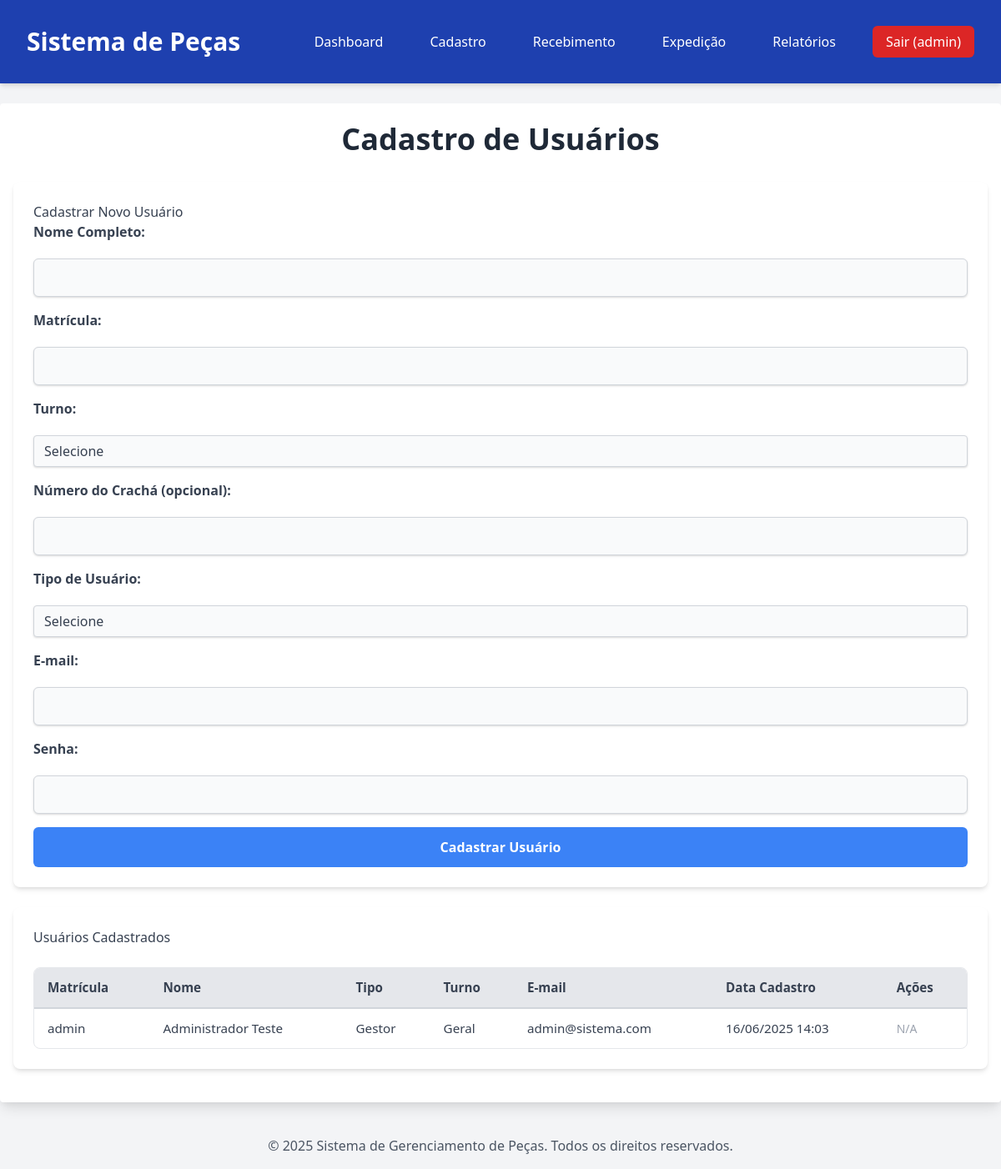
Screenshot of /cadastro/usuarios (signed in) with the database file from the repository.
### modules/auth/models.py (models this page shows, shortened)
class User(db.Model, UserMixin):
    __tablename__ = 'Usuarios' # Define o nome da tabela no BD
    id = db.Column(db.Integer, primary_key=True)
    nome_completo = db.Column(db.String(255), nullable=False)
    matricula = db.Column(db.String(50), unique=True, nullable=False)
    turno = db.Column(db.String(20), nullable=False)
    numero_cracha = db.Column(db.String(50))
    tipo_usuario = db.Column(db.Enum('Gestor', 'LSL', 'DLI', 'PQM'), nullable=False)
    data_cadastro = db.Column(db.DateTime, default=db.func.current_timestamp())
    email = db.Column(db.String(255), unique=True, nullable=False)
    senha_hash = db.Column(db.String(255), nullable=False)

### modules/cadastro/routes.py (the view, shortened to what this page needs)
@cadastro.route('/cadastro/usuarios', methods=['GET', 'POST'])
@login_required
def cadastro_usuarios():
    if not has_permission(current_user, ['Gestor']): # <--- ALTERADO AQUI
        flash('Você não tem permissão para acessar esta página.', 'danger')
        return redirect(url_for('home'))
    users = User.query.all() # Busca todos os usuários para exibir na lista
    return render_template('cadastro/cadastro_usuarios.html', users=users)

### modules/auth/models.py (called while the page is built)
@login_manager.user_loader
def load_user(user_id):
    return User.query.get(int(user_id))

### modules/cadastro/routes.py (called while the page is built)
def has_permission(user, allowed_roles):
    return user.is_authenticated and user.tipo_usuario in allowed_roles

### templates/cadastro/cadastro_usuarios.html (shortened to what this page needs)
{% extends 'base.html' %}
{% block content %}
<div class="page-header">
    <h1>Cadastro de Usuários</h1>
</div>
<div class="section">
    <h2>Cadastrar Novo Usuário</h2>
    <form method="POST">
        <label for="nome_completo">Nome Completo:</label>
        <input type="text" id="nome_completo" name="nome_completo" class="shadow appearance-none border rounded w-full py-2 px-3 text-gray-700 leading-tight focus:outline-none focus:shadow-outline" required>
        <label for="matricula">Matrícula:</label>
        <input type="text" id="matricula" name="matricula" class="shadow appearance-none border rounded w-full py-2 px-3 text-gray-700 leading-tight focus:outline-none focus:shadow-outline" required>
        <label for="turno">Turno:</label>
        <select id="turno" name="turno" class="shadow appearance-none border rounded w-full py-2 px-3 text-gray-700 leading-tight focus:outline-none focus:shadow-outline" required>
            <option value="">Selecione</option>
        </select>
        <label for="numero_cracha">Número do Crachá (opcional):</label>
        <input type="text" id="numero_cracha" name="numero_cracha" class="shadow appearance-none border rounded w-full py-2 px-3 text-gray-700 leading-tight focus:outline-none focus:shadow-outline">
        <label for="tipo_usuario">Tipo de Usuário:</label>
        <select id="tipo_usuario" name="tipo_usuario" class="shadow appearance-none border rounded w-full py-2 px-3 text-gray-700 leading-tight focus:outline-none focus:shadow-outline" required>
            <option value="">Selecione</option>
        </select>
        <label for="email">E-mail:</label>
        <input type="email" id="email" name="email" class="shadow appearance-none border rounded w-full py-2 px-3 text-gray-700 leading-tight focus:outline-none focus:shadow-outline" required>
        <label for="senha">Senha:</label>
        <input type="password" id="senha" name="senha" class="shadow appearance-none border rounded w-full py-2 px-3 text-gray-700 leading-tight focus:outline-none focus:shadow-outline" required>
        <button type="submit" class="bg-blue-500 hover:bg-blue-700">Cadastrar Usuário</button>
    </form>
</div>
<div class="section user-list">
    <h2>Usuários Cadastrados</h2>
    <table>
        <thead>
            <tr>
                <th>Matrícula</th>
                <th>Nome</th>
                <th>Tipo</th>
                <th>Turno</th>
                <th>E-mail</th>
                <th>Data Cadastro</th>
                <th>Ações</th>
            </tr>
        </thead>
        <tbody>
            {% for user in users %}
            <tr>
                <td>{{ user.matricula }}</td>
                <td>{{ user.nome_completo }}</td>
                <td>{{ user.tipo_usuario }}</td>
                <td>{{ user.turno }}</td>
                <td>{{ user.email }}</td>
                <td>{{ user.data_cadastro.strftime('%d/%m/%Y %H:%M') }}</td>
                <td>
                    {% if current_user.tipo_usuario == 'Gestor' and user.id != current_user.id %}
                        {% if user.tipo_usuario != 'Gestor' or users|selectattr('tipo_usuario', 'equalto', 'Gestor')|list|length > 1 %}
                            <form action="{{ url_for('cadastro.excluir_usuario', user_id=user.id) }}" method="POST" style="display:inline-block;">
                                <button type="submit" class="btn btn-delete" onclick="return confirm('Tem certeza que deseja excluir o usuário {{ user.nome_completo }} ({{ user.matricula }})?')">Excluir</button>
                            </form>
                        {% else %}
                            <span class="text-gray-400 text-sm" title="Não é possível excluir o último Gestor.">Não Excluir</span>
                        {% endif %}
                    {% else %}
                        <span class="text-gray-400 text-sm">N/A</span>
                    {% endif %}
                </td>
            </tr>
            {% else %}
            <tr>
                <td colspan="7">Nenhum usuário cadastrado ainda.</td>
            </tr>
            {% endfor %}
        </tbody>
    </table>
</div>
{% endblock %}

### templates/base.html (shortened to what this page needs)
<!DOCTYPE html>
<html lang="pt-BR">
<head>
    <link href="https://cdnjs.cloudflare.com/ajax/libs/tailwindcss/2.2.19/tailwind.min.css" rel="stylesheet">
    <link rel="stylesheet" href="{{ url_for('static', filename='css/style.css') }}">
</head>
<body class="bg-gray-100 font-sans leading-normal tracking-normal">
    <header class="bg-blue-800 text-white p-4 shadow-md">
        <div class="container mx-auto flex justify-between items-center">
            <h1 class="text-3xl font-bold">
                <a href="{{ url_for('home') }}" class="text-white no-underline hover:text-blue-200">Sistema de Peças</a>
            </h1>
            <nav>
                <ul class="flex space-x-4 items-center">
                    {% if current_user.is_authenticated %}
                        <li><a href="{{ url_for('home') }}" class="hover:bg-blue-700">Dashboard</a></li>
                        {% if current_user.tipo_usuario in ['Gestor', 'LSL'] %}
                        <li class="relative group">
                            <a href="#" class="hover:bg-blue-700">Cadastro</a>
                        </li>
                        {% endif %}
                        <li><a href="{{ url_for('recebimento.recebimento_pecas') }}" class="hover:bg-blue-700">Recebimento</a></li>
                        <li><a href="{{ url_for('expedicao.expedicao_pecas') }}" class="hover:bg-blue-700">Expedição</a></li>
                        <li><a href="{{ url_for('relatorios.relatorios_geral') }}" class="hover:bg-blue-700">Relatórios</a></li>
                        <li><a href="{{ url_for('auth.logout') }}" class="bg-red-600 hover:bg-red-700 px-4 py-2 rounded-md transition-colors duration-200">Sair ({{ current_user.matricula }})</a></li>
                    {% endif %}
                </ul>
            </nav>
        </div>
    </header>
    <main class="container mx-auto mt-6 p-4 bg-white rounded shadow-lg min-h-screen">
        {% block content %}{% endblock %}
    </main>
    <footer class="text-center p-4 mt-6 text-gray-600">
        &copy; {{ current_year }} Sistema de Gerenciamento de Peças. Todos os direitos reservados.
    </footer>
</body>
</html>

### static/css/style.css (style rules this page uses)
body { font-family: 'Inter', sans-serif; -webkit-font-smoothing: antialiased; -moz-osx-font-smoothing: grayscale; color: #374151; }
.container { max-width: 1200px; margin-left: auto; margin-right: auto; padding-left: 1rem; padding-right: 1rem; }
header .container { display: flex; justify-content: space-between; align-items: center; padding-top: 1rem; padding-bottom: 1rem; }
header h1 a { text-decoration: none; }
header nav ul { list-style: none; padding: 0; margin: 0; display: flex; gap: 1rem; align-items: center; }
header nav a { color: white; text-decoration: none; padding: 0.5rem 0.75rem; border-radius: 0.375rem; transition: background-color 0.2s ease-in-out; white-space: nowrap; }
.section { background-color: #ffffff; padding: 1.5rem; border-radius: 0.5rem; box-shadow: 0 4px 6px -1px rgba(0, 0, 0, 0.1), 0 2px 4px -1px rgba(0, 0, 0, 0.06); margin-bottom: 1.5rem; }
.page-header h1 { font-size: 2.25rem; font-weight: 700; color: #1f2937; margin-bottom: 1.5rem; text-align: center; }
form { display: grid; gap: 1rem; }
form label { display: block; font-weight: 600; color: #374151; margin-bottom: 0.25rem; }
form input[type="text"], form input[type="email"], form input[type="password"], form input[type="date"], form select, form textarea { width: 100%; padding: 0.75rem 1rem; border: 1px solid #d1d5db; border-radius: 0.375rem; background-color: #f9fafb; color: #1f2937; font-size: 1rem; transition: all 0.2s ease-in-out; }
button[type="submit"], .btn { display: inline-flex; justify-content: center; align-items: center; padding: 0.75rem 1.5rem; font-size: 1rem; font-weight: 600; border-radius: 0.375rem; transition: background-color 0.2s ease-in-out, transform 0.1s ease-in-out; cursor: pointer; border: none; text-decoration: none; }
.bg-blue-500 { background-color: #3b82f6; color: white; }
table { width: 100%; border-collapse: separate; border-spacing: 0; margin-top: 1.5rem; font-size: 0.95rem; border: 1px solid #e5e7eb; border-radius: 0.5rem; overflow: hidden; }
table thead th { background-color: #e5e7eb; color: #374151; padding: 0.75rem 1rem; text-align: left; font-weight: 600; border-bottom: 2px solid #d1d5db; }
table tbody td { padding: 0.75rem 1rem; border-bottom: 1px solid #e5e7eb; vertical-align: top; }
table tbody tr:last-child td { border-bottom: none; }

### rows the page displays
User: matricula "admin", nome_completo "Administrador Teste", tipo_usuario "Gestor", turno "Geral", email "admin@sistema.com", data_cadastro "16/06/2025 14:03", shows "N/A"
